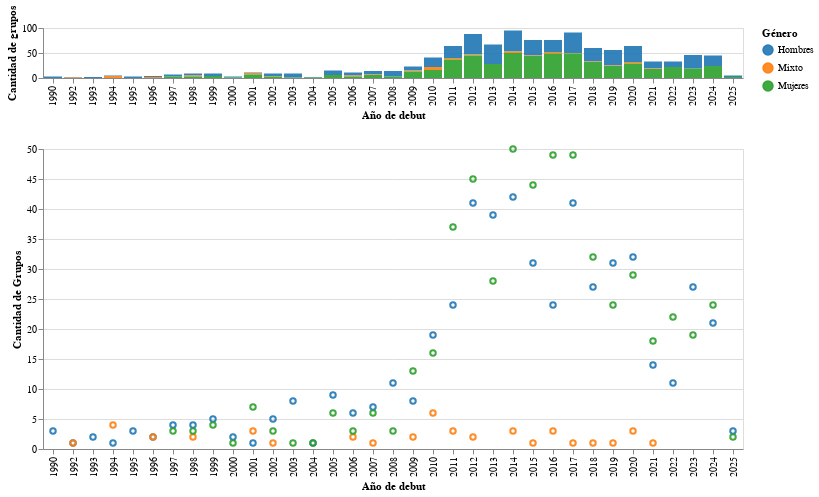

Here is the notebook cell this chart was saved with:
### Code cell
import pandas as pd
import altair as alt

# Cargar la base de datos
GEN = pd.read_csv("/content/Grupos_KPOP.csv", delimiter=";")

# Filtrar los datos entre 1990 y 2025 según el año de debut
GEN = GEN[(GEN["AÑO_DEBUT"] >= 1990) & (GEN["AÑO_DEBUT"] <= 2025)]

# Agrupar y contar los grupos por año de debut y género
GEN_grouped = GEN.groupby(["AÑO_DEBUT", "GENERO"]).size().reset_index(name="Cantidad")

# Crear el "brush selection"
brush = alt.selection_interval(encodings=["x"])

# Crear selección del mouse (Hover)

highlight = alt.selection(
    type="single", on="mouseover", fields=["AÑO_DEBUT"], nearest=True
)

# Determinar la opacidad en base al "brush selection"
opacity = alt.condition(brush, alt.value(0.9), alt.value(0.1))

# Determinar la opacidad en la selección de hover

hightlight_opacity = alt.condition(highlight, alt.value(1), alt.value(0.5))

# Histograma de grupos por año con diferenciación por género
overview = alt.Chart(GEN_grouped).mark_bar().encode(
    alt.X("AÑO_DEBUT:O", axis=alt.Axis(title="Año de debut")),
    alt.Y("Cantidad:Q", title="Cantidad de grupos"),
    alt.Color("GENERO:N", scale=alt.Scale(scheme="category10"), legend=alt.Legend(title="Género")),
    opacity=opacity # Changed from Opacity
).add_selection(brush).properties(height=50)

# Gráfica de dispersión mostrando cantidad de grupos por género y año de debut
detail = alt.Chart(GEN_grouped).mark_point().encode(
    alt.X("AÑO_DEBUT:O", axis=alt.Axis(title="Año de debut")),
    alt.Y("Cantidad:Q", axis=alt.Axis(title="Cantidad de Grupos")),
    alt.Color("GENERO:N", scale=alt.Scale(scheme="category10"), legend=alt.Legend(title="Género")),
    opacity=opacity # Changed from Opacity
)

# Concatenar las gráficas
graf = overview & detail # Changed from Detail
graf

### Figure 1 — Vega-Lite specification as saved in the notebook (floating-point values rounded to 4 significant figures)
{"config": {"view": {"continuousWidth": 300, "continuousHeight": 300}}, "vconcat": [{"mark": {"type": "bar"}, "encoding": {"color": {"field": "GENERO", "legend": {"title": "Género"}, "scale": {"scheme": "category10"}, "type": "nominal"}, "opacity": {"condition": {"param": "param_1", "value": 0.9}, "value": 0.1}, "x": {"axis": {"title": "Año de debut"}, "field": "AÑO_DEBUT", "type": "ordinal"}, "y": {"field": "Cantidad", "title": "Cantidad de grupos", "type": "quantitative"}}, "height": 50, "name": "view_1"}, {"mark": {"type": "point"}, "encoding": {"color": {"field": "GENERO", "legend": {"title": "Género"}, "scale": {"scheme": "category10"}, "type": "nominal"}, "opacity": {"condition": {"param": "param_1", "value": 0.9}, "value": 0.1}, "x": {"axis": {"title": "Año de debut"}, "field": "AÑO_DEBUT", "type": "ordinal"}, "y": {"axis": {"title": "Cantidad de Grupos"}, "field": "Cantidad", "type": "quantitative"}}}], "data": {"name": "data-28f491103aa9db9df66a80c5b697cc4e"}, "params": [{"name": "param_1", "select": {"type": "interval", "encodings": ["x"]}, "views": ["view_1"]}], "$schema": "https://vega.github.io/schema/vega-lite/v5.20.1.json", "datasets": {"data-28f491103aa9db9df66a80c5b697cc4e": [{"AÑO_DEBUT": 1990, "GENERO": "Hombres", "Cantidad": 3}, {"AÑO_DEBUT": 1992, "GENERO": "Hombres", "Cantidad": 1}, {"AÑO_DEBUT": 1992, "GENERO": "Mixto", "Cantidad": 1}, {"AÑO_DEBUT": 1993, "GENERO": "Hombres", "Cantidad": 2}, {"AÑO_DEBUT": 1994, "GENERO": "Hombres", "Cantidad": 1}, {"AÑO_DEBUT": 1994, "GENERO": "Mixto", "Cantidad": 4}, {"AÑO_DEBUT": 1995, "GENERO": "Hombres", "Cantidad": 3}, {"AÑO_DEBUT": 1996, "GENERO": "Hombres", "Cantidad": 2}, {"AÑO_DEBUT": 1996, "GENERO": "Mixto", "Cantidad": 2}, {"AÑO_DEBUT": 1997, "GENERO": "Hombres", "Cantidad": 4}, {"AÑO_DEBUT": 1997, "GENERO": "Mujeres", "Cantidad": 3}, {"AÑO_DEBUT": 1998, "GENERO": "Hombres", "Cantidad": 4}, {"AÑO_DEBUT": 1998, "GENERO": "Mixto", "Cantidad": 2}, {"AÑO_DEBUT": 1998, "GENERO": "Mujeres", "Cantidad": 3}, {"AÑO_DEBUT": 1999, "GENERO": "Hombres", "Cantidad": 5}, {"AÑO_DEBUT": 1999, "GENERO": "Mujeres", "Cantidad": 4}, {"AÑO_DEBUT": 2000, "GENERO": "Hombres", "Cantidad": 2}, {"AÑO_DEBUT": 2000, "GENERO": "Mujeres", "Cantidad": 1}, {"AÑO_DEBUT": 2001, "GENERO": "Hombres", "Cantidad": 1}, {"AÑO_DEBUT": 2001, "GENERO": "Mixto", "Cantidad": 3}, {"AÑO_DEBUT": 2001, "GENERO": "Mujeres", "Cantidad": 7}, {"AÑO_DEBUT": 2002, "GENERO": "Hombres", "Cantidad": 5}, {"AÑO_DEBUT": 2002, "GENERO": "Mixto", "Cantidad": 1}, {"AÑO_DEBUT": 2002, "GENERO": "Mujeres", "Cantidad": 3}, {"AÑO_DEBUT": 2003, "GENERO": "Hombres", "Cantidad": 8}, {"AÑO_DEBUT": 2003, "GENERO": "Mujeres", "Cantidad": 1}, {"AÑO_DEBUT": 2004, "GENERO": "Hombres", "Cantidad": 1}, {"AÑO_DEBUT": 2004, "GENERO": "Mujeres", "Cantidad": 1}, {"AÑO_DEBUT": 2005, "GENERO": "Hombres", "Cantidad": 9}, {"AÑO_DEBUT": 2005, "GENERO": "Mujeres", "Cantidad": 6}, {"AÑO_DEBUT": 2006, "GENERO": "Hombres", "Cantidad": 6}, {"AÑO_DEBUT": 2006, "GENERO": "Mixto", "Cantidad": 2}, {"AÑO_DEBUT": 2006, "GENERO": "Mujeres", "Cantidad": 3}, {"AÑO_DEBUT": 2007, "GENERO": "Hombres", "Cantidad": 7}, {"AÑO_DEBUT": 2007, "GENERO": "Mixto", "Cantidad": 1}, {"AÑO_DEBUT": 2007, "GENERO": "Mujeres", "Cantidad": 6}, {"AÑO_DEBUT": 2008, "GENERO": "Hombres", "Cantidad": 11}, {"AÑO_DEBUT": 2008, "GENERO": "Mujeres", "Cantidad": 3}, {"AÑO_DEBUT": 2009, "GENERO": "Hombres", "Cantidad": 8}, {"AÑO_DEBUT": 2009, "GENERO": "Mixto", "Cantidad": 2}, {"AÑO_DEBUT": 2009, "GENERO": "Mujeres", "Cantidad": 13}, {"AÑO_DEBUT": 2010, "GENERO": "Hombres", "Cantidad": 19}, {"AÑO_DEBUT": 2010, "GENERO": "Mixto", "Cantidad": 6}, {"AÑO_DEBUT": 2010, "GENERO": "Mujeres", "Cantidad": 16}, {"AÑO_DEBUT": 2011, "GENERO": "Hombres", "Cantidad": 24}, {"AÑO_DEBUT": 2011, "GENERO": "Mixto", "Cantidad": 3}, {"AÑO_DEBUT": 2011, "GENERO": "Mujeres", "Cantidad": 37}, {"AÑO_DEBUT": 2012, "GENERO": "Hombres", "Cantidad": 41}, {"AÑO_DEBUT": 2012, "GENERO": "Mixto", "Cantidad": 2}, {"AÑO_DEBUT": 2012, "GENERO": "Mujeres", "Cantidad": 45}, {"AÑO_DEBUT": 2013, "GENERO": "Hombres", "Cantidad": 39}, {"AÑO_DEBUT": 2013, "GENERO": "Mujeres", "Cantidad": 28}, {"AÑO_DEBUT": 2014, "GENERO": "Hombres", "Cantidad": 42}, {"AÑO_DEBUT": 2014, "GENERO": "Mixto", "Cantidad": 3}, {"AÑO_DEBUT": 2014, "GENERO": "Mujeres", "Cantidad": 50}, {"AÑO_DEBUT": 2015, "GENERO": "Hombres", "Cantidad": 31}, {"AÑO_DEBUT": 2015, "GENERO": "Mixto", "Cantidad": 1}, {"AÑO_DEBUT": 2015, "GENERO": "Mujeres", "Cantidad": 44}, {"AÑO_DEBUT": 2016, "GENERO": "Hombres", "Cantidad": 24}, {"AÑO_DEBUT": 2016, "GENERO": "Mixto", "Cantidad": 3}, {"AÑO_DEBUT": 2016, "GENERO": "Mujeres", "Cantidad": 49}, {"AÑO_DEBUT": 2017, "GENERO": "Hombres", "Cantidad": 41}, {"AÑO_DEBUT": 2017, "GENERO": "Mixto", "Cantidad": 1}, {"AÑO_DEBUT": 2017, "GENERO": "Mujeres", "Cantidad": 49}, {"AÑO_DEBUT": 2018, "GENERO": "Hombres", "Cantidad": 27}, {"AÑO_DEBUT": 2018, "GENERO": "Mixto", "Cantidad": 1}, {"AÑO_DEBUT": 2018, "GENERO": "Mujeres", "Cantidad": 32}, {"AÑO_DEBUT": 2019, "GENERO": "Hombres", "Cantidad": 31}, {"AÑO_DEBUT": 2019, "GENERO": "Mixto", "Cantidad": 1}, {"AÑO_DEBUT": 2019, "GENERO": "Mujeres", "Cantidad": 24}, {"AÑO_DEBUT": 2020, "GENERO": "Hombres", "Cantidad": 32}, {"AÑO_DEBUT": 2020, "GENERO": "Mixto", "Cantidad": 3}, {"AÑO_DEBUT": 2020, "GENERO": "Mujeres", "Cantidad": 29}, {"AÑO_DEBUT": 2021, "GENERO": "Hombres", "Cantidad": 14}, {"AÑO_DEBUT": 2021, "GENERO": "Mixto", "Cantidad": 1}, {"AÑO_DEBUT": 2021, "GENERO": "Mujeres", "Cantidad": 18}, {"AÑO_DEBUT": 2022, "GENERO": "Hombres", "Cantidad": 11}, {"AÑO_DEBUT": 2022, "GENERO": "Mujeres", "Cantidad": 22}, {"AÑO_DEBUT": 2023, "GENERO": "Hombres", "Cantidad": 27}, {"AÑO_DEBUT": 2023, "GENERO": "Mujeres", "Cantidad": 19}, {"AÑO_DEBUT": 2024, "GENERO": "Hombres", "Cantidad": 21}, {"AÑO_DEBUT": 2024, "GENERO": "Mujeres", "Cantidad": 24}, {"AÑO_DEBUT": 2025, "GENERO": "Hombres", "Cantidad": 3}, {"AÑO_DEBUT": 2025, "GENERO": "Mujeres", "Cantidad": 2}]}}
